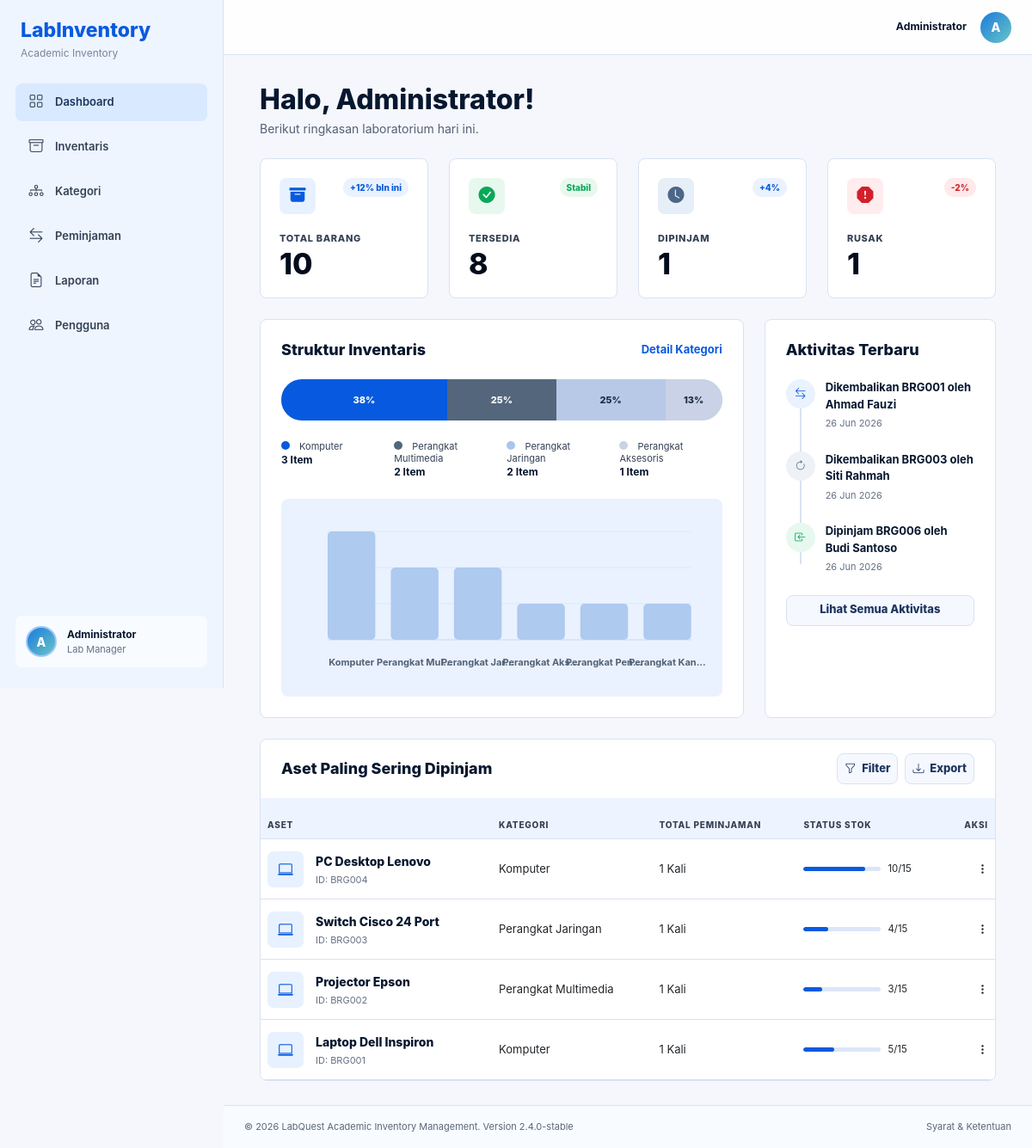
/dashboard.php (signed in), run on the app's committed database.
### tables this page shows
CREATE TABLE peminjaman (
    id INT(11) PRIMARY KEY AUTO_INCREMENT,
    nama_peminjam VARCHAR(100) NOT NULL,
    nim VARCHAR(20) NOT NULL,
    barang_id INT(11),
    tanggal_pinjam DATE NOT NULL,
    tanggal_kembali DATE,
    status ENUM('Dipinjam', 'Dikembalikan', 'Terlambat') DEFAULT 'Dipinjam',
    created_at TIMESTAMP DEFAULT CURRENT_TIMESTAMP,
    FOREIGN KEY (barang_id) REFERENCES barang(id) ON DELETE SET NULL
);

CREATE TABLE barang (
    id INT(11) PRIMARY KEY AUTO_INCREMENT,
    kode_barang VARCHAR(50) NOT NULL UNIQUE,
    nama_barang VARCHAR(100) NOT NULL,
    kategori_id INT(11),
    jumlah INT(11) DEFAULT 0,
    kondisi ENUM('Baik', 'Rusak Ringan', 'Rusak Berat') DEFAULT 'Baik',
    lokasi VARCHAR(100),
    tanggal_masuk DATE,
    status ENUM('Tersedia', 'Dipinjam', 'Rusak') DEFAULT 'Tersedia',
    created_at TIMESTAMP DEFAULT CURRENT_TIMESTAMP,
    FOREIGN KEY (kategori_id) REFERENCES kategori(id) ON DELETE SET NULL
);

CREATE TABLE kategori (
    id INT(11) PRIMARY KEY AUTO_INCREMENT,
    nama_kategori VARCHAR(50) NOT NULL,
    created_at TIMESTAMP DEFAULT CURRENT_TIMESTAMP
);

### koneksi.php (called while the page is built, shortened)
<?php
$host = getenv('DB_HOST') ?: 'localhost';
$username = getenv('DB_USERNAME') ?: 'root';
$password = getenv('DB_PASSWORD') !== false ? getenv('DB_PASSWORD') : '';
$database = getenv('DB_DATABASE') ?: 'db_inventaris_lab';
$koneksi = mysqli_connect($host, $username, $password, $database);
mysqli_set_charset($koneksi, "utf8");
function query($sql) {
    global $koneksi;
    return mysqli_query($koneksi, $sql);
}
function fetch_assoc($result) {
    return mysqli_fetch_assoc($result);
}
function fetch_all($result) {
    return mysqli_fetch_all($result, MYSQLI_ASSOC);
}
?>

### dashboard.php (the view, shortened to what this page needs)
<?php
require_once 'koneksi.php';
$total_barang = fetch_assoc(query("SELECT COUNT(*) as total FROM barang"))['total'];
$tersedia = fetch_assoc(query("SELECT COUNT(*) as total FROM barang WHERE status = 'Tersedia'"))['total'];
$dipinjam = fetch_assoc(query("SELECT COUNT(*) as total FROM barang WHERE status = 'Dipinjam'"))['total'];
$rusak = fetch_assoc(query("SELECT COUNT(*) as total FROM barang WHERE status = 'Rusak'"))['total'];
$kategori = fetch_all(query("SELECT k.nama_kategori, COUNT(b.id) AS total
    FROM kategori k
    LEFT JOIN barang b ON b.kategori_id = k.id
    GROUP BY k.id, k.nama_kategori
    ORDER BY total DESC
    LIMIT 4"));
$peminjaman_aktif = fetch_all(query("SELECT p.*, b.nama_barang, b.kode_barang
    FROM peminjaman p
    LEFT JOIN barang b ON p.barang_id = b.id
    ORDER BY p.created_at DESC
    LIMIT 3"));
$aset_populer = fetch_all(query("SELECT b.*, k.nama_kategori, COUNT(p.id) AS total_pinjam
    FROM barang b
    LEFT JOIN kategori k ON b.kategori_id = k.id
    LEFT JOIN peminjaman p ON p.barang_id = b.id
    GROUP BY b.id
    ORDER BY total_pinjam DESC, b.created_at DESC
    LIMIT 4"));
$totalKategori = max(array_sum(array_column($kategori, 'total')), 1);
$barClasses = ['bar-blue', 'bar-slate', 'bar-light', 'bar-pale'];
$dotColors = ['#075adf', '#53667c', '#a9c4f1', '#c9d2e6'];
?>
<!DOCTYPE html>
<html lang="id">
<head>
    <?php include 'includes/head_assets.php'; ?>
</head>
<body>
    <div class="app-shell">
        <?php include 'includes/sidebar.php'; ?>
        <main class="main-content">
            <?php include 'includes/navbar.php'; ?>
            <div class="content-wrapper">
                <div class="container-fluid">
                    <div class="mb-4">
                        <h1 class="page-title">Halo, <?php echo htmlspecialchars(explode(' ', $namaUser)[0]); ?>!</h1>
                        <p class="page-subtitle">Berikut ringkasan laboratorium hari ini.</p>
                    </div>
                    <div class="row g-4 mb-4">
                        <div class="col-md-6 col-xl-3">
                            <div class="stat-card">
                                <div class="d-flex justify-content-between align-items-start">
                                    <div class="stat-icon"><i class="bi bi-archive-fill"></i></div>
                                    <span class="mini-pill">+12% bln ini</span>
                                </div>
                                <div class="stat-label">Total Barang</div>
                                <div class="stat-value"><?php echo number_format($total_barang, 0, ',', '.'); ?></div>
                            </div>
                        </div>
                        <div class="col-md-6 col-xl-3">
                            <div class="stat-card">
                                <div class="d-flex justify-content-between align-items-start">
                                    <div class="stat-icon green"><i class="bi bi-check-circle-fill"></i></div>
                                    <span class="mini-pill green">Stabil</span>
                                </div>
                                <div class="stat-label">Tersedia</div>
                                <div class="stat-value"><?php echo number_format($tersedia, 0, ',', '.'); ?></div>
                            </div>
                        </div>
                        <div class="col-md-6 col-xl-3">
                            <div class="stat-card">
                                <div class="d-flex justify-content-between align-items-start">
                                    <div class="stat-icon slate"><i class="bi bi-clock-fill"></i></div>
                                    <span class="mini-pill">+4%</span>
                                </div>
                                <div class="stat-label">Dipinjam</div>
                                <div class="stat-value"><?php echo number_format($dipinjam, 0, ',', '.'); ?></div>
                            </div>
                        </div>
                        <div class="col-md-6 col-xl-3">
                            <div class="stat-card">
                                <div class="d-flex justify-content-between align-items-start">
                                    <div class="stat-icon red"><i class="bi bi-exclamation-octagon-fill"></i></div>
                                    <span class="mini-pill red">-2%</span>
                                </div>
                                <div class="stat-label">Rusak</div>
                                <div class="stat-value"><?php echo number_format($rusak, 0, ',', '.'); ?></div>
                            </div>
                        </div>
                    </div>
                    <div class="row g-4 mb-4">
                        <div class="col-xl-8">
                            <section class="ui-card p-4 h-100">
                                <div class="d-flex justify-content-between align-items-center mb-4">
                                    <h2 class="panel-title">Struktur Inventaris</h2>
                                    <a href="barang.php" class="section-link">Detail Kategori</a>
                                </div>
                                <div class="inventory-bar mb-4">
                                    <?php foreach ($kategori as $index => $kat): ?>
                                        <?php $percent = max(8, round(($kat['total'] / $totalKategori) * 100)); ?>
                                        <span class="<?php echo $barClasses[$index] ?? 'bar-pale'; ?>" style="width: <?php echo $percent; ?>%"><?php echo $percent; ?>%</span>
                                    <?php endforeach; ?>
                                </div>
                                <div class="legend-grid">
                                    <?php foreach ($kategori as $index => $kat): ?>
                                    <div class="legend-item">
                                        <span class="legend-dot" style="background: <?php echo $dotColors[$index] ?? '#c9d2e6'; ?>"></span>
                                        <?php echo htmlspecialchars($kat['nama_kategori']); ?>
                                        <strong><?php echo number_format($kat['total'], 0, ',', '.'); ?> Item</strong>
                                    </div>
                                    <?php endforeach; ?>
                                </div>
                                <div class="chart-panel mt-4">
                                    <div id="kategoriChart" class="interactive-chart" aria-label="Diagram jumlah item per kategori"></div>
                                </div>
                            </section>
                        </div>
                        <div class="col-xl-4">
                            <section class="ui-card p-4 h-100">
                                <h2 class="panel-title">Aktivitas Terbaru</h2>
                                <div class="activity-list">
                                    <?php if (empty($peminjaman_aktif)): ?>
                                        <p class="text-muted mb-0">Belum ada aktivitas terbaru.</p>
                                    <?php else: ?>
                                        <?php foreach ($peminjaman_aktif as $index => $p): ?>
                                        <div class="activity-item">
                                            <div class="activity-icon <?php echo $index == 2 ? 'green' : ($index == 1 ? 'slate' : ''); ?>">
                                                <i class="bi <?php echo $index == 0 ? 'bi-arrow-left-right' : ($index == 1 ? 'bi-arrow-clockwise' : 'bi-box-arrow-in-left'); ?>"></i>
                                            </div>
                                            <div>
                                                <p class="activity-text">
                                                    <?php echo htmlspecialchars($p['status']); ?> <?php echo htmlspecialchars($p['kode_barang'] ?: $p['nama_barang']); ?> oleh <?php echo htmlspecialchars($p['nama_peminjam']); ?>
                                                </p>
                                                <span class="activity-time"><?php echo date('d M Y', strtotime($p['created_at'])); ?></span>
                                            </div>
                                        </div>
                                        <?php endforeach; ?>
                                    <?php endif; ?>
                                </div>
                                <a href="peminjaman.php" class="btn btn-light-soft w-100">Lihat Semua Aktivitas</a>
                            </section>
                        </div>
                    </div>
                    <section class="table-card">
                        <div class="table-card-header">
                            <h2 class="panel-title">Aset Paling Sering Dipinjam</h2>
                            <div class="d-flex gap-2">
                                <button class="btn btn-light-soft btn-sm" type="button"><i class="bi bi-funnel me-1"></i> Filter</button>
                                <button class="btn btn-light-soft btn-sm" type="button"><i class="bi bi-download me-1"></i> Export</button>
                            </div>
                        </div>
                        <div class="table-responsive">
                            <table class="table table-hover">
                                <thead>
                                    <tr>
                                        <th>Aset</th>
                                        <th>Kategori</th>
                                        <th>Total Peminjaman</th>
                                        <th>Status Stok</th>
                                        <th class="text-end">Aksi</th>
                                    </tr>
                                </thead>
                                <tbody>
                                    <?php foreach ($aset_populer as $aset): ?>
                                    <?php $qtyPercent = min(100, max(8, (int)$aset['jumlah'] * 8)); ?>
                                    <tr>
                                        <td>
                                            <div class="item-cell">
                                                <div class="item-thumb"><i class="bi bi-laptop"></i></div>
                                                <div>
                                                    <span class="item-name"><?php echo htmlspecialchars($aset['nama_barang']); ?></span>
                                                    <span class="item-meta">ID: <?php echo htmlspecialchars($aset['kode_barang']); ?></span>
                                                </div>
                                            </div>
                                        </td>
                                        <td><?php echo htmlspecialchars($aset['nama_kategori'] ?? '-'); ?></td>
                                        <td><?php echo (int)$aset['total_pinjam']; ?> Kali</td>
                                        <td>
                                            <div class="d-flex align-items-center gap-2">
                                                <div class="progress-line"><span style="width: <?php echo $qtyPercent; ?>%"></span></div>
                                                <small><?php echo (int)$aset['jumlah']; ?>/15</small>
                                            </div>
                                        </td>
                                        <td class="text-end"><i class="bi bi-three-dots-vertical"></i></td>
                                    </tr>
                                    <?php endforeach; ?>
                                </tbody>
                            </table>
                        </div>
                    </section>
                </div>
            </div>
            <?php include 'includes/footer.php'; ?>
        </main>
    </div>
</body>
</html>

### data on the page
peminjaman: status "Dikembalikan", barang.kode_barang "BRG001", nama_peminjam "Ahmad Fauzi", created_at "26 Jun 2026"
peminjaman: status "Dikembalikan", barang.kode_barang "BRG003", nama_peminjam "Siti Rahmah", created_at "26 Jun 2026"
peminjaman: status "Dipinjam", barang.kode_barang "BRG006", nama_peminjam "Budi Santoso", created_at "26 Jun 2026"
barang: nama_barang "PC Desktop Lenovo", kode_barang "BRG004", kategori.nama_kategori "Komputer", total_pinjam "1", jumlah "10"
barang: nama_barang "Switch Cisco 24 Port", kode_barang "BRG003", kategori.nama_kategori "Perangkat Jaringan", total_pinjam "1", jumlah "4"
barang: nama_barang "Projector Epson", kode_barang "BRG002", kategori.nama_kategori "Perangkat Multimedia", total_pinjam "1", jumlah "3"
barang: nama_barang "Laptop Dell Inspiron", kode_barang "BRG001", kategori.nama_kategori "Komputer", total_pinjam "1", jumlah "5"

### other printed values
substr($namaUser, 0, 1) "A"
$namaUser "Administrator"
explode(' ', $namaUser)[0] "Administrator"
$total_barang "10"
$tersedia "8"
$dipinjam "1"
$rusak "1"
$percent "38"
$percent "25"
$percent "13"
$kat['nama_kategori'] "Komputer"
$kat['total'] "3"
$kat['nama_kategori'] "Perangkat Multimedia"
$kat['total'] "2"
$kat['nama_kategori'] "Perangkat Jaringan"
